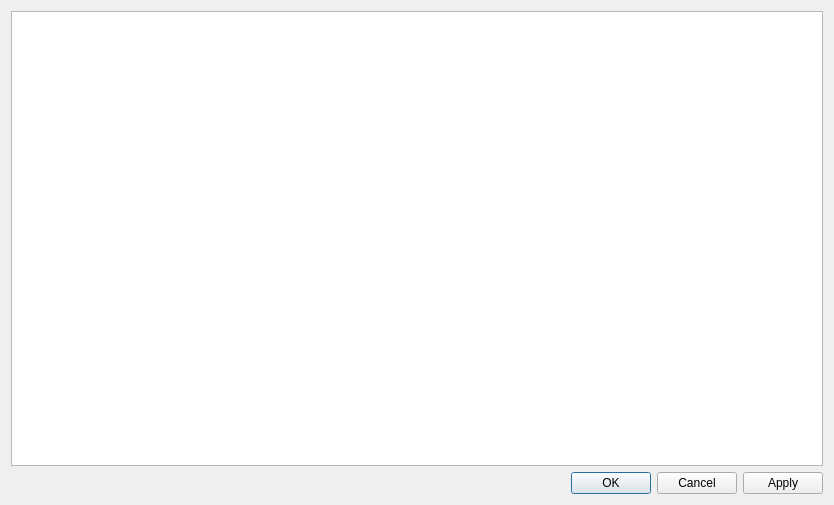
<?xml version="1.0" encoding="UTF-8"?>
<ui version="4.0">
 <class>QgsHandleBadLayersBase</class>
 <widget class="QDialog" name="QgsHandleBadLayersBase">
  <property name="geometry">
   <rect>
    <x>0</x>
    <y>0</y>
    <width>834</width>
    <height>505</height>
   </rect>
  </property>
  <property name="windowTitle">
   <string>Handle bad layers</string>
  </property>
  <layout class="QVBoxLayout" name="verticalLayout">
   <item>
    <widget class="QTableWidget" name="mLayerList">
     <attribute name="horizontalHeaderStretchLastSection">
      <bool>true</bool>
     </attribute>
    </widget>
   </item>
   <item>
    <widget class="QDialogButtonBox" name="buttonBox">
     <property name="orientation">
      <enum>Qt::Horizontal</enum>
     </property>
     <property name="standardButtons">
      <set>QDialogButtonBox::Apply|QDialogButtonBox::Cancel|QDialogButtonBox::Ok</set>
     </property>
    </widget>
   </item>
  </layout>
 </widget>
 <resources/>
 <connections>
  <connection>
   <sender>buttonBox</sender>
   <signal>accepted()</signal>
   <receiver>QgsHandleBadLayersBase</receiver>
   <slot>accept()</slot>
   <hints>
    <hint type="sourcelabel">
     <x>248</x>
     <y>254</y>
    </hint>
    <hint type="destinationlabel">
     <x>157</x>
     <y>274</y>
    </hint>
   </hints>
  </connection>
  <connection>
   <sender>buttonBox</sender>
   <signal>rejected()</signal>
   <receiver>QgsHandleBadLayersBase</receiver>
   <slot>reject()</slot>
   <hints>
    <hint type="sourcelabel">
     <x>316</x>
     <y>260</y>
    </hint>
    <hint type="destinationlabel">
     <x>286</x>
     <y>274</y>
    </hint>
   </hints>
  </connection>
 </connections>
</ui>
